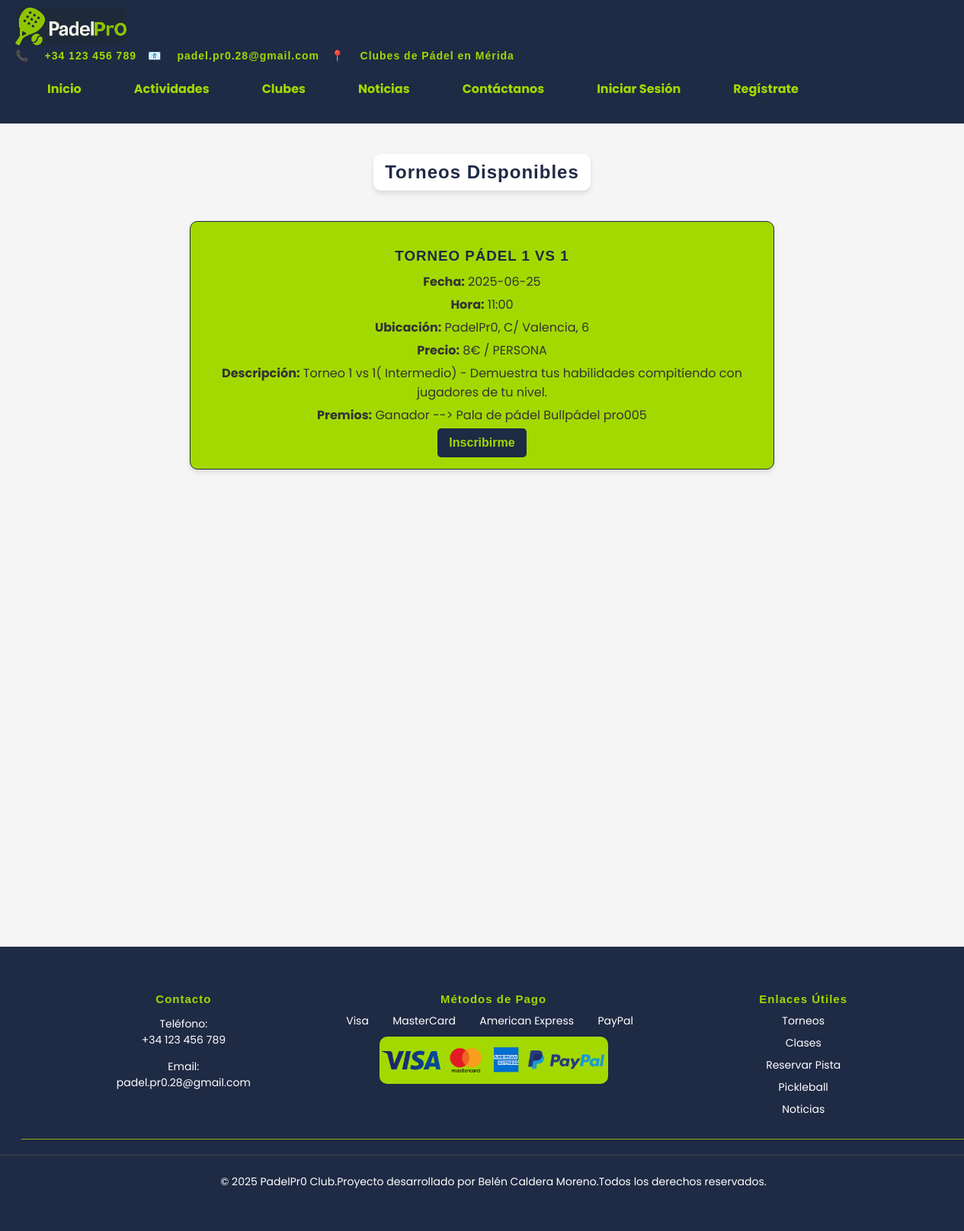
Screenshot of /torneos with the database file from the repository.
### app/models.py (models this page shows)
class Torneo(db.Model):
    id = db.Column(db.Integer, primary_key=True)
    nombre = db.Column(db.String(100), unique=True, nullable=False)
    fecha = db.Column(db.String(20), nullable=False)
    hora = db.Column(db.String(10), nullable=False)
    ubicacion = db.Column(db.String(100), nullable=False)
    precio = db.Column(db.String(20), nullable=False)
    descripcion = db.Column(db.Text, nullable=False)
    premios = db.Column(db.Text, nullable=False)
    inscritos = db.Column(db.Text, default="")  # Guarda usuarios inscritos separados por coma

### app/padel_app.py (the view)
@app.route('/torneos')
def torneos():
    torneos = Torneo.query.all()
    return render_template('torneos.html', torneos=torneos)

### app/padel_app.py (called while the page is built)
@app.before_request
def make_session_permanent():
    session.permanent = True

### app/templates/torneos.html (shortened to what this page needs)
{% extends "base.html" %}
{% block content %}
<section>
    <h2 class="main-title">Torneos Disponibles</h2>
    {% if torneos %}
        {% for torneo in torneos %}
        <div class="tournament">
            <h3>{{ torneo.nombre }}</h3>
            <p><strong>Fecha:</strong> {{ torneo.fecha }}</p>
            <p><strong>Hora:</strong> {{ torneo.hora }}</p>
            <p><strong>Ubicación:</strong> {{ torneo.ubicacion }}</p>
            <p><strong>Precio:</strong> {{ torneo.precio }}</p>
            <p><strong>Descripción:</strong> {{ torneo.descripcion }}</p>
            <p><strong>Premios:</strong> {{ torneo.premios }}</p>
            <button class="btn btn-primary" onclick="handleInscripcion(event, '{{ torneo.nombre }}')">Inscribirme</button>
        </div>
        {% endfor %}
    {% else %}
        <p>No hay torneos disponibles en este momento.</p>
    {% endif %}
</section>
{% endblock %}

### app/templates/base.html (shortened to what this page needs)
<!DOCTYPE html>
<html lang="en">
<head>
    <link rel="stylesheet" href="{{ url_for('static', filename='css/styles.css') }}">
    <link rel="stylesheet" href="https://cdnjs.cloudflare.com/ajax/libs/font-awesome/5.15.4/css/all.min.css">
    <link rel="stylesheet" href="https://cdn.jsdelivr.net/npm/cookieconsent@3/build/cookieconsent.min.css" />
</head>
<body>
    <header>
        <div class="header-left">
            <h1>
                <a href="{{ url_for('home_redirect') }}" class="logo-link">
                    <img src="{{ url_for('static', filename='images/log1.png') }}" alt="PadelPro Logo" class="logo-image">
                </a>
            </h1>
            <div class="contact-info-header">
                <span class="icon">📞</span> +34 123 456 789
                <span class="icon">📧</span> padel.pr0.28@gmail.com
                <span class="icon">📍</span> Clubes de Pádel en Mérida
            </div>
        </div>
        <nav class="navbar">
            <ul class="nav-menu">
                <li><a href="{{ url_for('home_redirect') }}">Inicio</a></li>
        <li class="dropdown">
            <a href="{{ url_for('actividades') }}">Actividades</a>
        </li>
                <li><a href="{{ url_for('clubes') }}">Clubes</a></li>
                <li><a href="{{ url_for('noticias') }}">Noticias</a></li>
                <li><a href="{{ url_for('contacto') }}">Contáctanos</a></li>
                {% if not session.get('usuario') %}
                    <li><a href="{{ url_for('login') }}">Iniciar Sesión</a></li>
                    <li><a href="{{ url_for('register') }}">Regístrate</a></li>
                {% endif %}
            </ul>
        </nav>
    </header>
    <main>
        {% block content %}{% endblock %}
    </main>
    <footer class="footer">
        <div class="footer-container">
            <div class="footer-section">
                <h4>Contacto</h4>
                <p>Teléfono: <a href="tel:+34987654321">+34 123 456 789</a></p>
                <p>Email: <a href="mailto:info@padelclub.com">padel.pr0.28@gmail.com</a></p>
            </div>
            <div class="footer-section">
                <h4>Métodos de Pago</h4>
                <div class="payment-names">
                    <span>Visa</span>
                    <span>MasterCard</span>
                    <span>American Express</span>
                    <span>PayPal</span>
                </div>
                <div class="payment-methods">
                    <img src="{{ url_for('static', filename='images/payment-methods.png') }}" alt="Métodos de Pago">
                </div>
            </div>
            <div class="footer-section">
                <h4>Enlaces Útiles</h4>
                <ul>
                    <li><a href="{{ url_for('torneos') }}">Torneos</a></li>
                    <li><a href="{{ url_for('clases') }}">Clases</a></li>
                    <li><a href="{{ url_for('reservar_pista') }}">Reservar Pista</a></li>
                    <li><a href="{{ url_for('pickleball') }}">Pickleball</a></li>
                    <li><a href="{{ url_for('noticias') }}">Noticias</a></li>
                </ul>
            </div>
        </div>
        <div class="footer-bottom">
            <p>&copy; 2025 PadelPr0 Club.Proyecto desarrollado por Belén Caldera Moreno.Todos los derechos reservados.</p>
        </div>
    </footer>
</body>
</html>

### rows the page displays
Torneo: nombre "TORNEO PÁDEL 1 VS 1", fecha "2025-06-25", hora "11:00", ubicacion "PadelPr0, C/ Valencia, 6", precio "8€ / PERSONA", descripcion "Torneo 1 vs 1( Intermedio) - Demuestra tus habilidades compitiendo con jugadores de tu nivel.", premios "Ganador --> Pala de pádel Bullpádel pro005"
